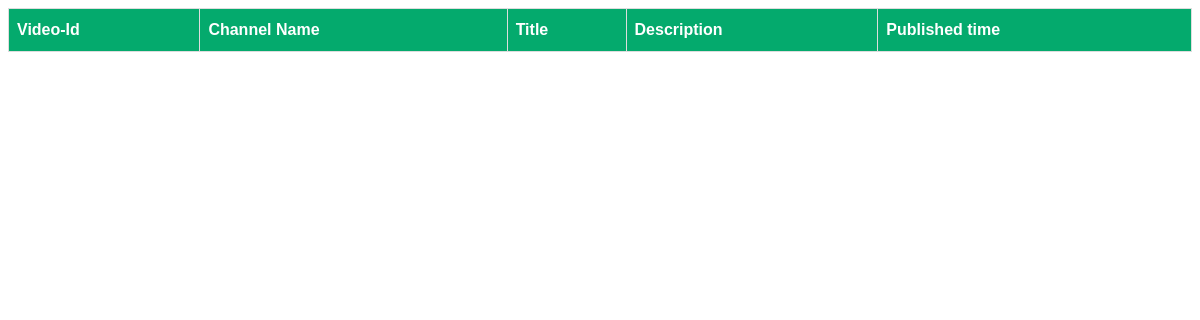
Page /youtube/videos/ on the earlier database version.
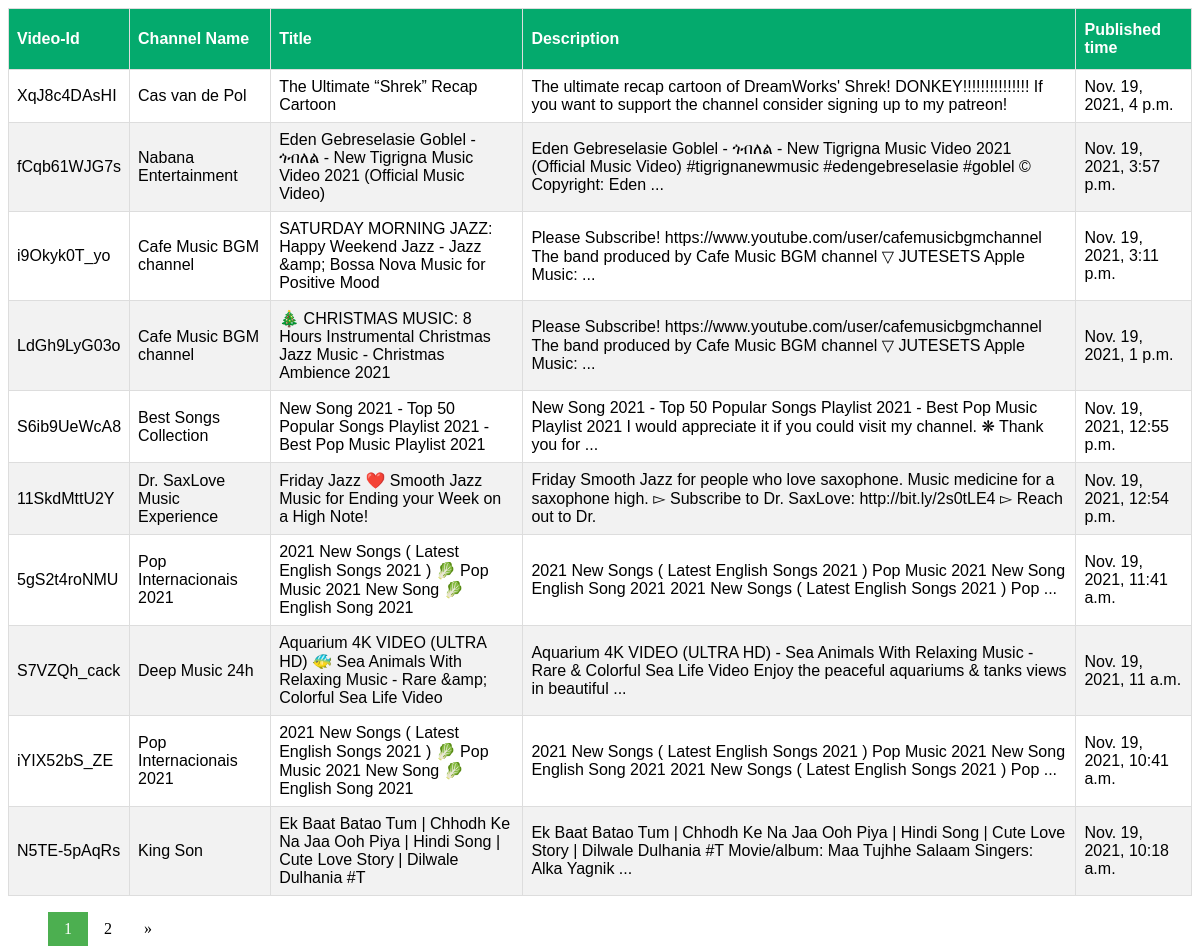
Same page on the later database version.
### YouTube/models.py (models this page shows)
class Video(models.Model):
    video_id = models.CharField(max_length=30)
    title = models.CharField(max_length=30)
    description = models.CharField(max_length=250)
    channel_id = models.CharField(max_length=30)
    channel_title = models.CharField(max_length=30)
    published_time = models.DateTimeField()

### YouTube/views.py (the view)
# urls.py: path('videos/', views.fetchData, name='videos'),
def fetchData(request):
    videoData = Video.objects.all().order_by('-published_time')
    page = request.GET.get('page', 1)
    paginator = Paginator(videoData, 10)
    try:
        videos = paginator.page(page)
    except PageNotAnInteger:
        videos = paginator.page(1)
    except EmptyPage:
        videos = paginator.page(paginator.num_pages)
    return render(request, 'videos.html', { 'videos': videos })

### YouTube/templates/videos.html (shortened to what this page needs)
<!DOCTYPE html>
<html lang="en">
<head>
</head>
<body>
{% block content %}
    <div class="container theme-showcase margin-top-navbar" role="main">
      <div class="row">
          <div class="col-md-12">
            <table class="table table-bordered" id='videos'>
              <thead>
                <tr>
                  <th>Video-Id</th>
                  <th>Channel Name</th>
                  <th>Title</th>
                  <th>Description</th>
                  <th>Published time</th>
                </tr>
              </thead>
              <tbody>
                {% for video in videos %}
                  <tr>
                    <td>{{ video.video_id }}</td>
                    <td>{{ video.channel_title }}</td>
                    <td>{{ video.title }}</td>
                    <td>{{ video.description }}</td>
                    <td>{{video.published_time}} </td>
                  </tr>
                {% endfor %}
              </tbody>
            </table>
          </div>
      </div>
        {% if videos.has_other_pages %}
          <ul class="pagination">
            {% for i in videos.paginator.page_range %}
              {% if videos.number == i %}
              <li><a href="?page={{ i }}" class="active">{{ i }}</a></li>
              {% else %}
                <li><a href="?page={{ i }}">{{ i }}</a></li>
              {% endif %}
            {% endfor %}
            {% if videos.has_next %}
              <li><a href="?page={{ videos.next_page_number }}">&raquo;</a></li>
            {% else %}
              <li class="disabled"><span>&raquo;</span></li>
            {% endif %}
          </ul>
        {% endif %}
    </div>
{% endblock %}
</body>
</html>

### YouTube/templates/videos.html (style rules this page uses)
#videos { font-family: Arial, Helvetica, sans-serif; border-collapse: collapse; width: 100%; }
#videos td, #videos th { border: 1px solid #ddd; padding: 8px; }
#videos tr:nth-child(even) { background-color: #f2f2f2; }
#videos th { padding-top: 12px; padding-bottom: 12px; text-align: left; background-color: #04AA6D; color: white; }
ul li { display: inline; }
.pagination a { color: black; float: left; padding: 8px 16px; text-decoration: none; }
.pagination a.active { background-color: #4CAF50; color: white; }

Differences in the rows shown:
added Video: video_id "XqJ8c4DAsHI", channel_title "Cas van de Pol", title "The Ultimate “Shrek” Recap Cartoon", description "The ultimate recap cartoon of DreamWorks' Shrek! DONKEY!!!!!!!!!!!!!!! If you want to support the channel consider signing up to my patreon!", published_time "Nov. 19, 2021, 4 p.m."
added Video: video_id "fCqb61WJG7s", channel_title "Nabana Entertainment", title "Eden Gebreselasie Goblel - ጎብለል - New Tigrigna Music Video 2021 (Official Music Video)", description "Eden Gebreselasie Goblel - ጎብለል - New Tigrigna Music Video 2021 (Official Music Video) #tigrignanewmusic #edengebreselasie #goblel © Copyright: Eden ...", published_time "Nov. 19, 2021, 3:57 p.m."
added Video: video_id "i9Okyk0T_yo", channel_title "Cafe Music BGM channel", title "SATURDAY MORNING JAZZ: Happy Weekend Jazz - Jazz &amp; Bossa Nova Music for Positive Mood", description "Please Subscribe! https://www.youtube.com/user/cafemusicbgmchannel The band produced by Cafe Music BGM channel ▽ JUTESETS Apple Music: ...", published_time "Nov. 19, 2021, 3:11 p.m."
added Video: video_id "LdGh9LyG03o", channel_title "Cafe Music BGM channel", title "🎄 CHRISTMAS MUSIC: 8 Hours Instrumental Christmas Jazz Music - Christmas Ambience 2021", description "Please Subscribe! https://www.youtube.com/user/cafemusicbgmchannel The band produced by Cafe Music BGM channel ▽ JUTESETS Apple Music: ...", published_time "Nov. 19, 2021, 1 p.m."
added Video: video_id "S6ib9UeWcA8", channel_title "Best Songs Collection", title "New Song 2021 - Top 50 Popular Songs Playlist 2021 - Best Pop Music Playlist 2021", description "New Song 2021 - Top 50 Popular Songs Playlist 2021 - Best Pop Music Playlist 2021 I would appreciate it if you could visit my channel. ❋ Thank you for ...", published_time "Nov. 19, 2021, 12:55 p.m."
added Video: video_id "11SkdMttU2Y", channel_title "Dr. SaxLove Music Experience", title "Friday Jazz ❤️ Smooth Jazz Music for Ending your Week on a High Note!", description "Friday Smooth Jazz for people who love saxophone. Music medicine for a saxophone high. ▻ Subscribe to Dr. SaxLove: http://bit.ly/2s0tLE4 ▻ Reach out to Dr.", published_time "Nov. 19, 2021, 12:54 p.m."
added Video: video_id "5gS2t4roNMU", channel_title "Pop Internacionais 2021", title "2021 New Songs ( Latest English Songs 2021 ) 🥬 Pop Music 2021 New Song 🥬 English Song 2021", description "2021 New Songs ( Latest English Songs 2021 ) Pop Music 2021 New Song English Song 2021 2021 New Songs ( Latest English Songs 2021 ) Pop ...", published_time "Nov. 19, 2021, 11:41 a.m."
added Video: video_id "S7VZQh_cack", channel_title "Deep Music 24h", title "Aquarium 4K VIDEO (ULTRA HD) 🐠 Sea Animals With Relaxing Music - Rare &amp; Colorful Sea Life Video", description "Aquarium 4K VIDEO (ULTRA HD) - Sea Animals With Relaxing Music - Rare & Colorful Sea Life Video Enjoy the peaceful aquariums & tanks views in beautiful ...", published_time "Nov. 19, 2021, 11 a.m."
added Video: video_id "iYIX52bS_ZE", channel_title "Pop Internacionais 2021", title "2021 New Songs ( Latest English Songs 2021 ) 🥬 Pop Music 2021 New Song 🥬 English Song 2021", description "2021 New Songs ( Latest English Songs 2021 ) Pop Music 2021 New Song English Song 2021 2021 New Songs ( Latest English Songs 2021 ) Pop ...", published_time "Nov. 19, 2021, 10:41 a.m."
added Video: video_id "N5TE-5pAqRs", channel_title "King Son", title "Ek Baat Batao Tum | Chhodh Ke Na Jaa Ooh Piya | Hindi Song | Cute Love Story | Dilwale Dulhania #T", description "Ek Baat Batao Tum | Chhodh Ke Na Jaa Ooh Piya | Hindi Song | Cute Love Story | Dilwale Dulhania #T Movie/album: Maa Tujhhe Salaam Singers: Alka Yagnik ...", published_time "Nov. 19, 2021, 10:18 a.m."
Other differences:
new list line: "1"
new list line: "2"
